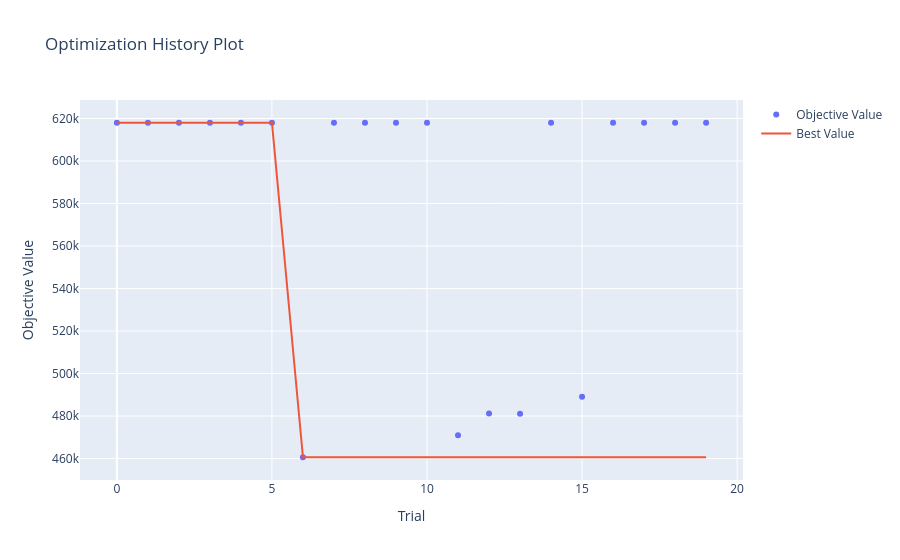
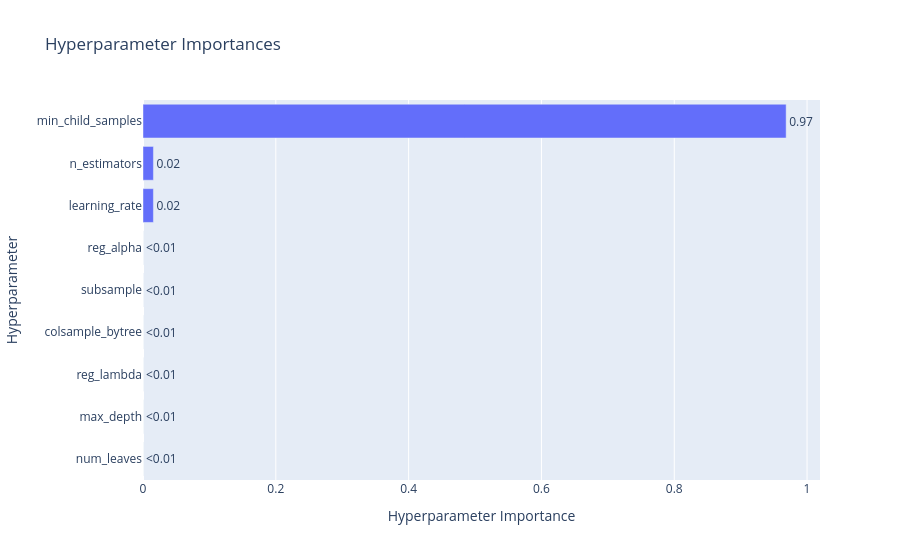

Notebook code cell kept with these figures, in order:
### Markdown cell above
## Paso 7: Hiperparametrización con Optuna

### Code cell
from src.models.trainer import tune_lightgbm, plot_optimization_history

print('⚡ PASO 7: Hiperparametrización (Optuna)')
print('='*50)

# Reducir n_trials para demo (aumentar para producción)
cfg_demo = cfg.copy()
cfg_demo['optuna']['n_trials'] = 20
cfg_demo['optuna']['timeout']  = 120

X_train = train[selected_features]
y_train = train[cfg['project']['target']]

tuning_result = tune_lightgbm(X_train, y_train, selected_features, cfg_demo)
best_params = tuning_result['best_params']

print(f'\n Mejor RMSE en CV: R$ {tuning_result["best_value"]:,.2f}')
print('\n Mejores hiperparámetros:')
for k, v in best_params.items():
    print(f'   {k}: {v}')

# Visualizar historial de optimización
plot_optimization_history(tuning_result['study'])

### Figure 1 — Plotly figure (JSON) as saved in the notebook; plotly's stock layout.template omitted (floating-point values rounded to 4 significant figures)
{"data": [{"mode": "markers", "name": "Objective Value", "x": [0, 1, 2, 3, 4, 5, 6, 7, 8, 9, 10, 11, 12, 13, 14, 15, 16, 17, 18, 19], "y": [618000.0, 618000.0, 618000.0, 618000.0, 618000.0, 618000.0, 460600.0, 618000.0, 618000.0, 618000.0, 618000.0, 471000.0, 481200.0, 481100.0, 618000.0, 489000.0, 618000.0, 618000.0, 618000.0, 618000.0], "type": "scatter"}, {"mode": "lines", "name": "Best Value", "x": [0, 1, 2, 3, 4, 5, 6, 7, 8, 9, 10, 11, 12, 13, 14, 15, 16, 17, 18, 19], "y": [618000.0, 618000.0, 618000.0, 618000.0, 618000.0, 618000.0, 460600.0, 460600.0, 460600.0, 460600.0, 460600.0, 460600.0, 460600.0, 460600.0, 460600.0, 460600.0, 460600.0, 460600.0, 460600.0, 460600.0], "type": "scatter"}, {"marker": {"color": "#cccccc"}, "mode": "markers", "name": "Infeasible Trial", "showlegend": false, "x": [], "y": [], "type": "scatter"}], "layout": {"title": {"text": "Optimization History Plot"}, "xaxis": {"title": {"text": "Trial"}}, "yaxis": {"title": {"text": "Objective Value"}}}}

### Figure 2 — Plotly figure (JSON) as saved in the notebook; plotly's stock layout.template omitted (floating-point values rounded to 4 significant figures)
{"data": [{"cliponaxis": false, "hovertemplate": ["num_leaves (IntDistribution): 2.7888402399807585e-06<extra></extra>", "max_depth (IntDistribution): 4.301878306542866e-06<extra></extra>", "reg_lambda (FloatDistribution): 1.1452143410213414e-05<extra></extra>", "colsample_bytree (FloatDistribution): 1.4375664652493847e-05<extra></extra>", "subsample (FloatDistribution): 3.0962858070694996e-05<extra></extra>", "reg_alpha (FloatDistribution): 3.786113445563829e-05<extra></extra>", "learning_rate (FloatDistribution): 0.015674993484870763<extra></extra>", "n_estimators (IntDistribution): 0.0157100705859886<extra></extra>", "min_child_samples (IntDistribution): 0.968513193410005<extra></extra>"], "name": "Objective Value", "orientation": "h", "text": ["<0.01", "<0.01", "<0.01", "<0.01", "<0.01", "<0.01", "0.02", "0.02", "0.97"], "textposition": "outside", "x": [2.789e-06, 4.302e-06, 1.145e-05, 1.438e-05, 3.096e-05, 3.786e-05, 0.01567, 0.01571, 0.9685], "y": ["num_leaves", "max_depth", "reg_lambda", "colsample_bytree", "subsample", "reg_alpha", "learning_rate", "n_estimators", "min_child_samples"], "type": "bar"}], "layout": {"title": {"text": "Hyperparameter Importances"}, "xaxis": {"title": {"text": "Hyperparameter Importance"}}, "yaxis": {"title": {"text": "Hyperparameter"}}}}
